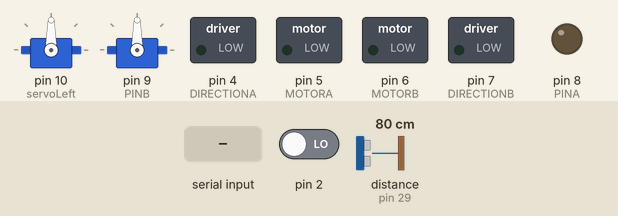
Simulated run of this sketch. Board: Arduino Mega 2560, built with avr-gcc and run on an emulated ATmega2560. Parts: 2 × servo, switched loads named in the sketch (green lamp = pin HIGH), output pins drawn as LEDs (lit = HIGH). Wiring (inferred from the names in the program): ultrasonic range finder: trigger pin 28; echo pin 29. The test bench sets the inputs (shaded band); at power-on: distance to the obstacle (sensor on pin 29) 80 cm, pin 2 LOW. The echo pulse lasts 58.3 µs per cm; pins used as bus, display or sensor lines are not drawn.

Above: at 1.3 s.
1.4 s: distance to the obstacle (sensor on pin 29) set to 2 cm
At 2.2 s:
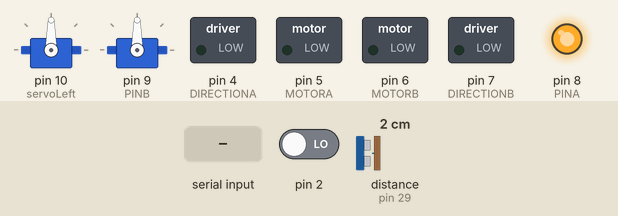
3.0 s: "0" received over Serial
At 5.2 s:
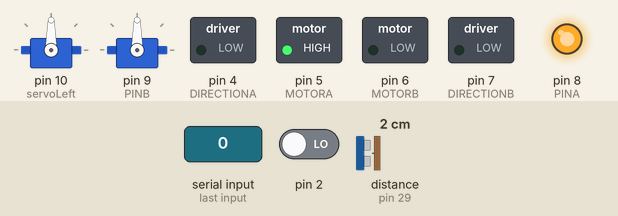
5.5 s: byte 100 ('d') received over Serial
At 7.3 s:
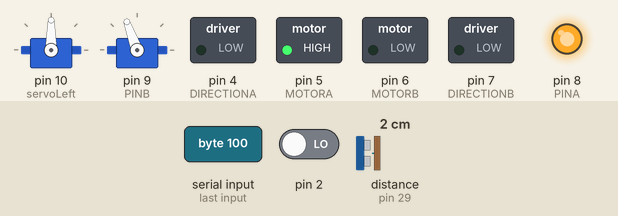
8.0 s: "1" received over Serial
At 10.2 s:
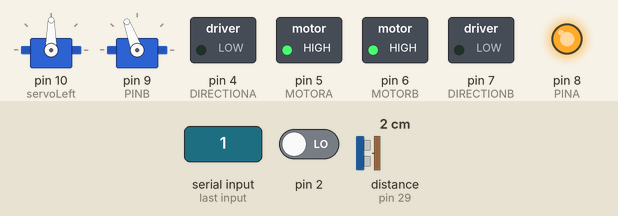
10.5 s: byte 101 ('e') received over Serial
At 12.4 s:
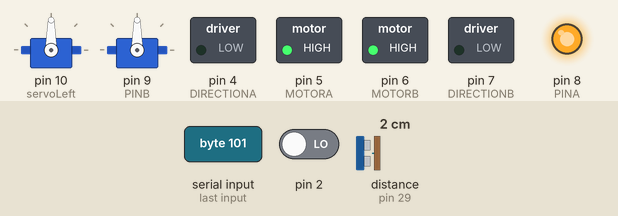
13.0 s: distance to the obstacle (sensor on pin 29) set to 60 cm
At 14.4 s:
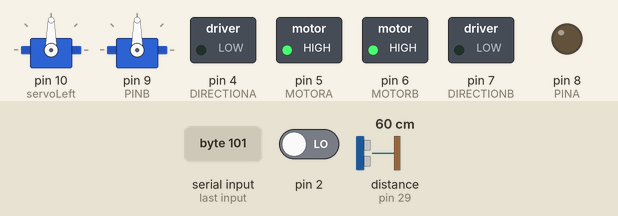
Timing chart, 0 to 16.0 s (numbered marks = the images above; inputs shaded):
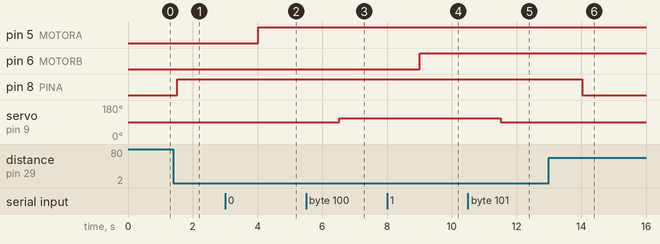

The sketch:

eFirefighter.ino
```cpp
#include <Servo.h>

#define trigPin 28
#define echoPin 29

#define PINA 8
#define PINB 9
#define INTERRUPT 0  // that is, pin 2

#define DIRECTIONA 4
#define MOTORA 5
#define DIRECTIONB 7
#define MOTORB 6

#define TIME_FORWARDS 10000
#define TIME_BACKWARDS 10000
#define TIME_TURN 1200

Servo servoLeft;          // Define left servo
Servo servoRight;         // Define right servo
int pos = 90;

volatile int rotaryCount = 0;

int relej = 8;
int buttonpin = 12; // define the flame sensor interface
int analoog = A5; // define the flame sensor interface

int val; // define numeric variables val
float sensor; //read analoog value

byte byteRead;

// Interrupt Service Routine for a change to encoder pin A
void isr () {
  boolean up;

  if (digitalRead (PINA))
    up = digitalRead (PINB);
  else
    up = !digitalRead (PINB);

  if (up)
    rotaryCount++;
  else
    rotaryCount--;
}  // end of isr


void setup () {
  servoLeft.attach(10);  // Set left servo to digital pin 10
  servoRight.attach(9);
  Serial.begin(9600);

  pinMode(trigPin, OUTPUT);
  pinMode(echoPin, INPUT);

  attachInterrupt (INTERRUPT, isr, CHANGE);   // interrupt 0 is pin 2, interrupt 1 is pin 3

  //Rover 5
  pinMode (MOTORA, OUTPUT);
  pinMode (DIRECTIONA, OUTPUT);
  pinMode (MOTORB, OUTPUT);
  pinMode (DIRECTIONB, OUTPUT);

  //relej
  pinMode(relej, OUTPUT);
  pinMode (buttonpin, INPUT) ;
  pinMode (analoog, INPUT) ;
  Serial.begin (9600);

}

byte phase;
unsigned long start;
int time_to_go;

void loop () {

  long duration, distance;
  digitalWrite(trigPin, LOW);
  delayMicroseconds(2);
  digitalWrite(trigPin, HIGH);
  delayMicroseconds(10);
  digitalWrite(trigPin, LOW);
  duration = pulseIn(echoPin, HIGH);
  distance = (duration / 2) / 29.1;

  if (distance <= 40 || distance <= 0) {
    digitalWrite(relej, HIGH);
    delay(2000);
  } else {
    digitalWrite(relej, LOW);
  }
  delay(500);

  if (Serial.available() > 0) {
    int inByte = Serial.read();
    switch (inByte) {
        analogWrite (MOTORA, 50);
        digitalWrite (DIRECTIONA, 0);
        start = millis ();
        // check current drain
        while (millis () - start < time_to_go) {
          if (analogRead (0) > 325)  // > 1.46 amps
            break;
        }
      case '0':// naprijed desno
        analogWrite (MOTORA, 255);
        digitalWrite (DIRECTIONA, 0);
        break;

      case '1':// naprijed lijevo
        analogWrite (MOTORB, 255);
        digitalWrite (DIRECTIONB, 0);
        break;

      case '2':// nazad desno
        analogWrite (MOTORA, 255);
        digitalWrite (DIRECTIONA, 1);
        break;

      case '3':// nazad lijevo
        analogWrite (MOTORB, 255);
        digitalWrite (DIRECTIONB, 1);
        break;

      case '5':// stop sve
        analogWrite (MOTORA, 0);
        analogWrite (MOTORB, 0);
        break;

      case '6': // relay satrt
        digitalWrite(relej, HIGH);   // turn the relay on (HIGH is the voltage level)
        break;

      case '7': // relay stop
        digitalWrite(relej, LOW);   // turn the relay on (LOW is the voltage level)
        break;

      case 'a': // 1 - left
        servoLeft.write(pos += 20);
        break;

      case 'b': // 2 - right
        servoLeft.write(pos -= 20);
        break;

      case 'c': // 3 - up
        servoRight.write(pos -= 20);
        break;

      case 'd': // 4 - down
        servoRight.write(pos += 20);
        break;

      case 'e': // 5 - reset
        servoLeft.write(90);
        servoRight.write(90);
    }
  }
}
```

Measured:
- after the input at 1.4 s, pin 8 (PINA): LOW → HIGH after 0.12 s
- after the input at 3.0 s, pin 5 (MOTORA): LOW → HIGH after 1.0 s
- after the input at 5.5 s, servo on pin 9 (PINB): 90° → 110° after 1.0 s
- after the input at 8.0 s, pin 6 (MOTORB): LOW → HIGH after 1.0 s
- after the input at 10.5 s, servo on pin 9 (PINB): 110° → 90° after 1.0 s
- after the input at 13.0 s, pin 8 (PINA): HIGH → LOW after 1.0 s
